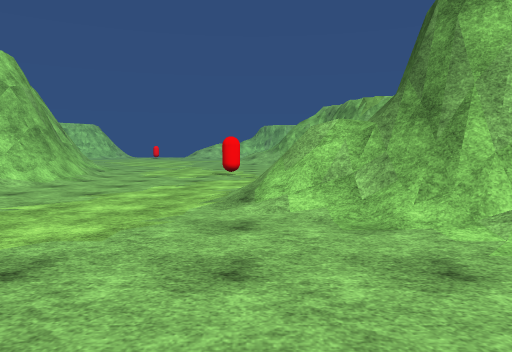
[1] (above)

24 first-person views from a walk through a Unity game level. The camera is 1.4 m above the floor, tilts 4° down and sees 70° across. The floor is counted in squares, 2 m on a side. Each view is taken from the middle of a square. On the plan, view 1 faces up. The plan holds only what a view shows up to about 11 squares ahead; the rest is blank. The place goes on beyond the plan. The player is left out. Surface patterns are stand-ins for the level's own textures.

[2]
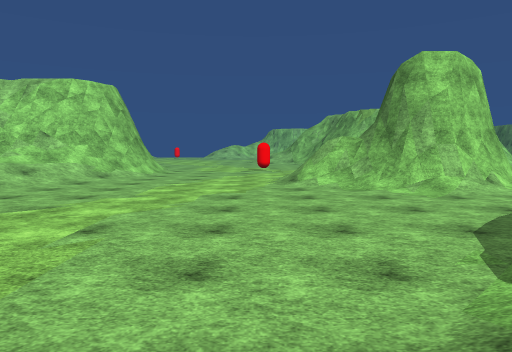

[3]
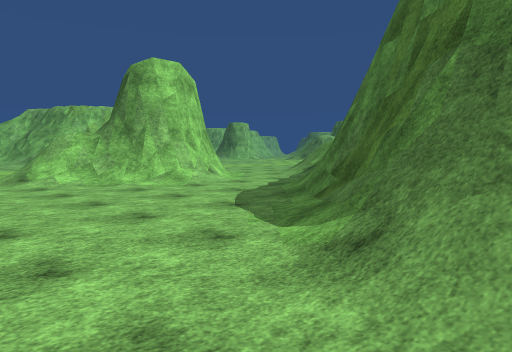

[4]
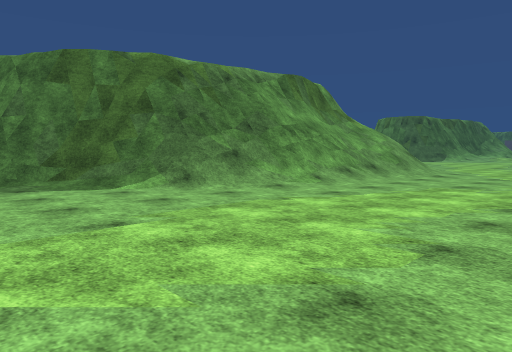

[5]
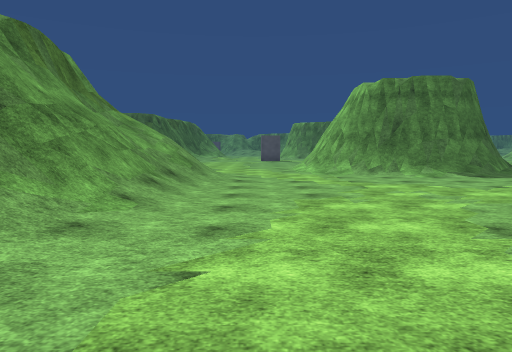

[6]
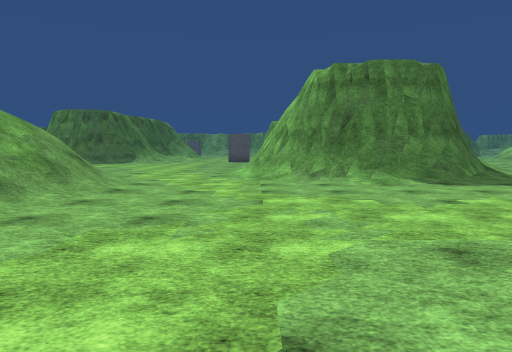

[7]
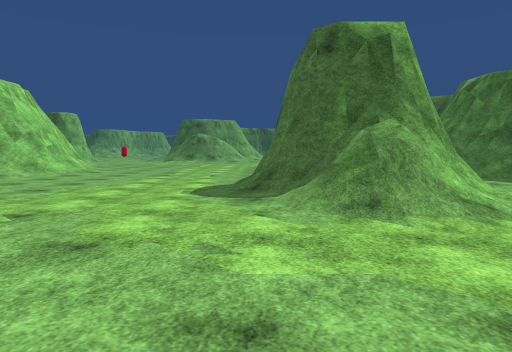

[8]
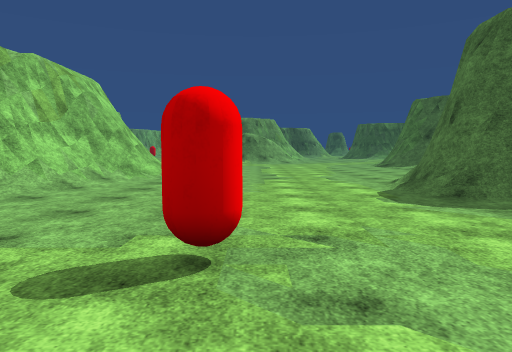

[9]
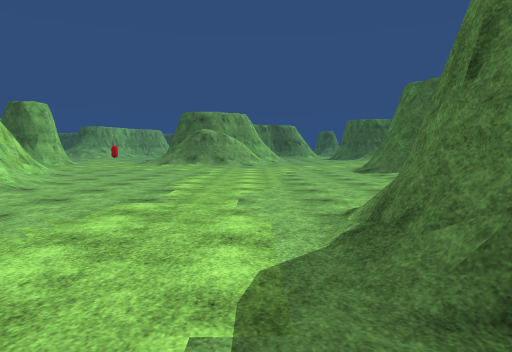

[10]
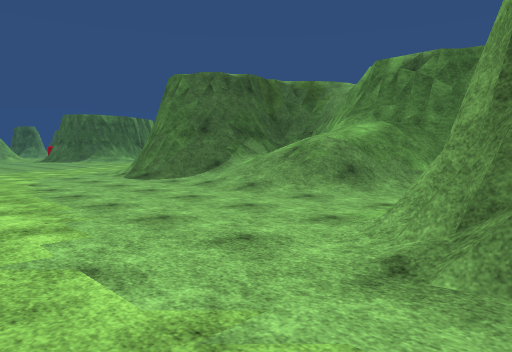

[11]
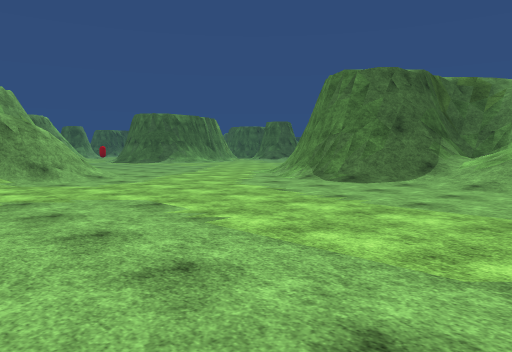

[12]
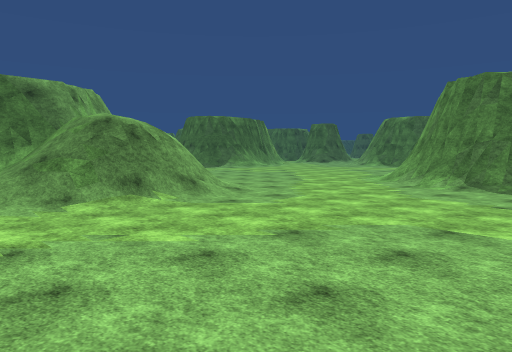

[13]
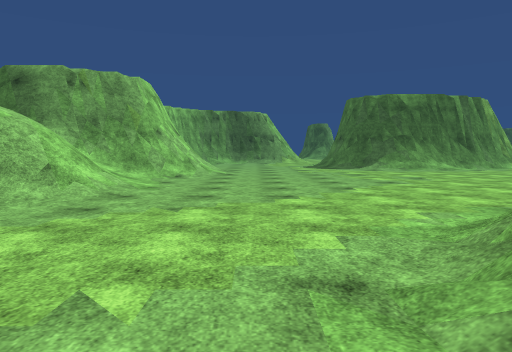

[14]
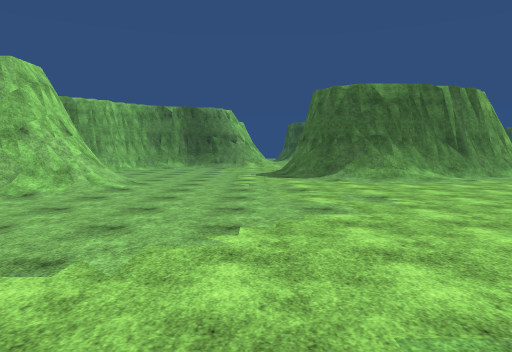

[15]
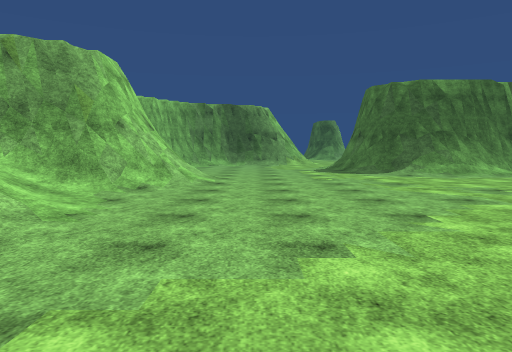

[16]
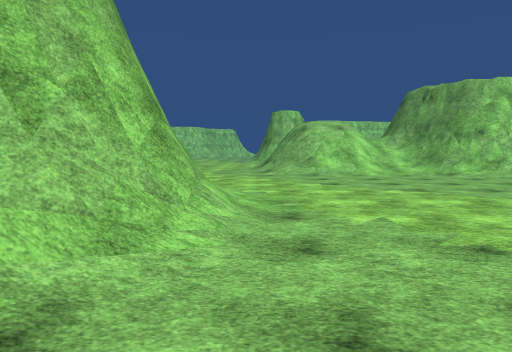

[17]
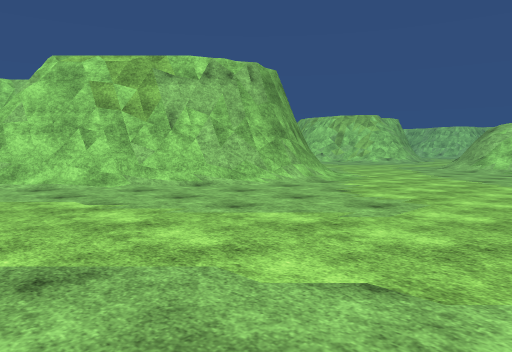

[18]
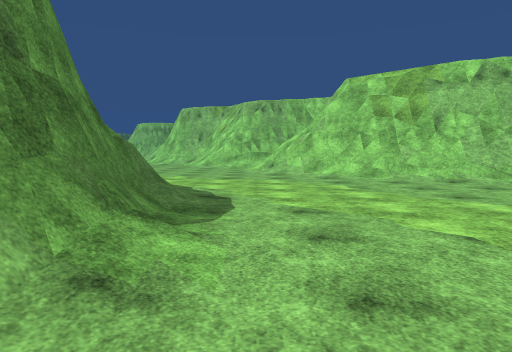

[19]
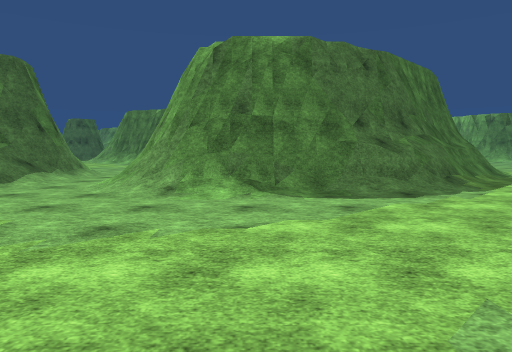

[20]
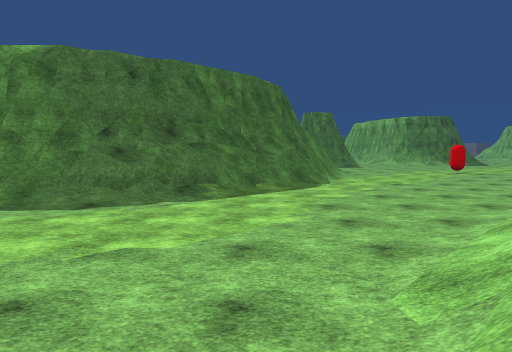

[21]
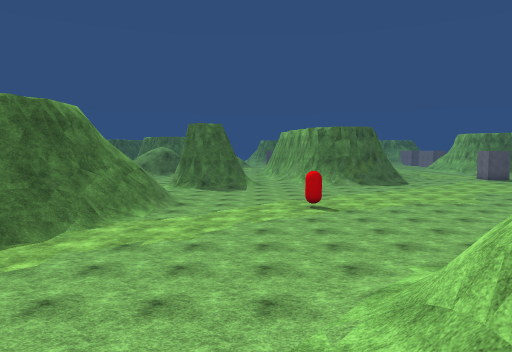

[22]
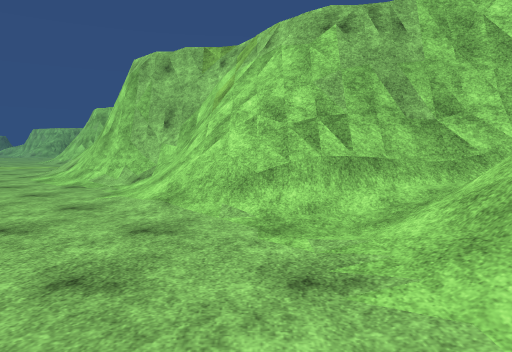

[23]
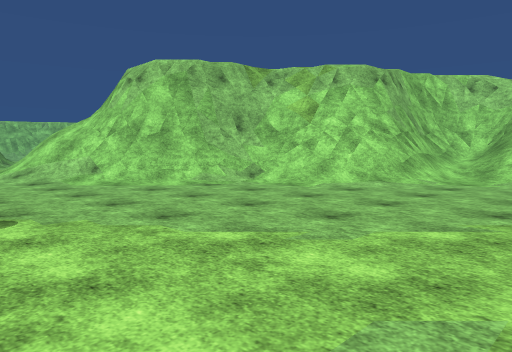

[24]
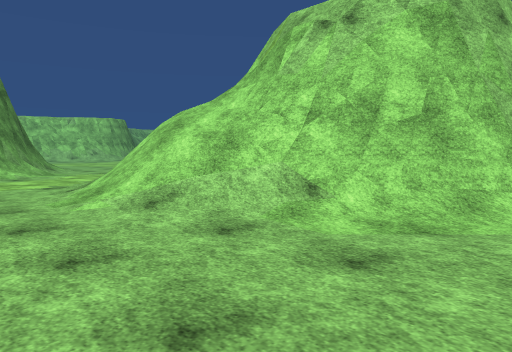

### Floor plan
Key: @ floor where view 1 was taken; # wall or solid block; . floor; / step, stairs or slope; = window, fence, low wall or low ledge; ^ raised ledge; v drop or lower ground; C red capsule.
Columns run from 9 left of view 1 to 27 right of it. Each row starts with its distance up from view 1.
 14            //#######//..
 13           ...//////........//
 12         ........//......../////#
 11      ...................../=// #
 10     #...C................./#/  ##
  9    v#/..................../=////#
  8    v#/...................../////####
  7 v###/.......##............../..//=##
  6  ##//..../=####..................//..
  5  ////..../^####......................
  4   //.....//###/.//////##/............
  3    ........///.//////####/...........
  2     .........../////##  ##/..........
  1    ..........//##///##  ##/........./
  0    ......@../  #######  ##/......../#
 -1    ......../#           #/........./#
 -2    ......//##          ##/........./#
 -3     .....=##     ###  ##/.........../
 -4    .....//#      #// ##/.........  ./
 -5   ....../##      #/// /...........
 -6   .....//##      #////.............
 -7  ......///#     ##/........///==/..
 -8 .......///#   ###=/......./^#####/./
 -9 .......///#   #///......./##    #/./#
-10 .......///#####/......../##       .##
-11 ///....////###/......../##        .#
-12 ####.../ =////.........##         ./
-13   ##=....////..........##
-14    ##.................=^#
-15             .....C....==#

Positions as (right, up) in squares from view 1, and headings:
1: (0, 0), facing up
2: (-1, -4), facing up
3: (-2, -4), facing up-right
4: (-6, 1), facing down-right
5: (-3, -1), facing down
6: (-5, -3), facing down
7: (-4, 7), facing right
8: (-3, 10), facing right
9: (1, 8), facing right
10: (4, 9), facing down-right
11: (8, 12), facing down-right
12: (11, 14), facing down-right
13: (13, 5), facing right
14: (16, 3), facing right
15: (16, 5), facing right
16: (17, -3), facing up
17: (22, -6), facing up-left
18: (24, -6), facing left
19: (21, -1), facing down
20: (16, -1), facing down
21: (10, -4), facing down
22: (13, -7), facing left
23: (12, -15), facing up-left
24: (6, -15), facing up-left
